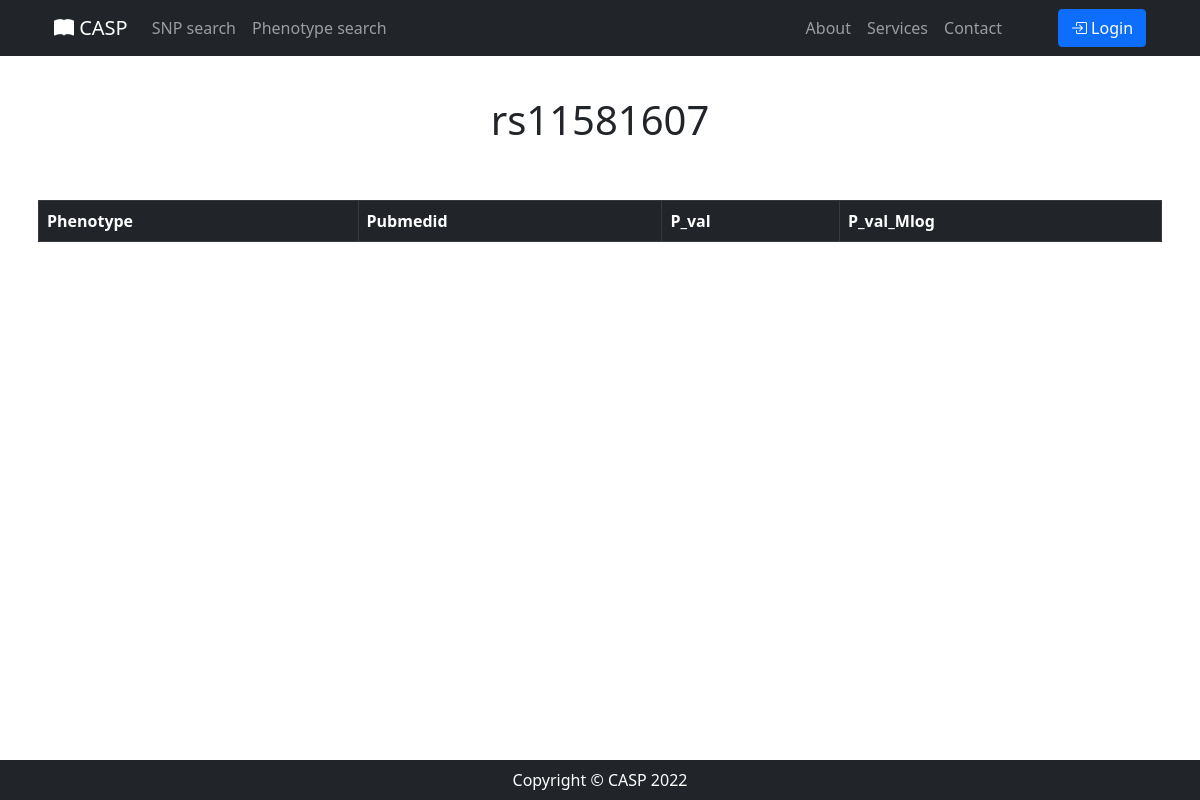
The page /snp/details/rs11581607/ on the database as committed earlier.
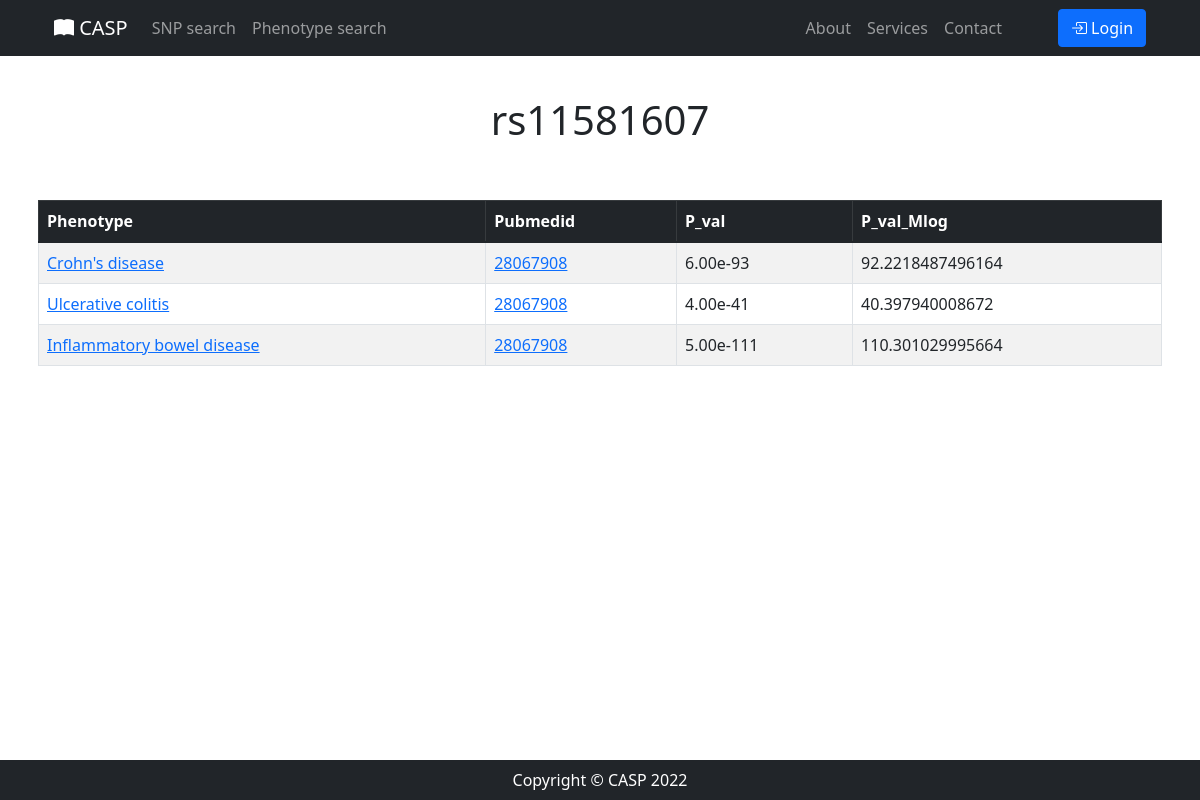
The same page on the database as committed later.
### SNP_App/models.py (models this page shows)
class Association(models.Model):
    SNP = models.ForeignKey(SNP, on_delete=models.CASCADE)
    Disease_trait = models.ForeignKey(DiseaseTrait, on_delete=models.CASCADE)
    Reference = models.ForeignKey(Reference, on_delete=models.CASCADE)
    Pvalue = models.FloatField()
    Neglog10pvalue = models.FloatField()

### SNP_App/views.py (the view)
# urls.py: path('snp/details/<str:rsid>/', views.snp_details),
def snp_details(request, rsid):
    snp_query = Association.objects.filter(SNP_id=rsid)
    return render(request, 'snp_details.html', {'details': snp_query, 'rsid': rsid, 'title': rsid})

### SNP_App/templates/snp_details.html (shortened to what this page needs)
{% extends 'base.html' %}
{% block content %}
    <h1 class="mt-5 pt-5 mb-5 text-center"> {{ rsid }} </h1>
    <div class="container p-2 mb-5">
        <table id="snp_details_table" class="table table-striped table-bordered">
            <thead class="table-dark">
                <th> Phenotype </th>
                <th> Pubmedid </th>
                <th> P_val </th>
                <th> P_val_Mlog </th>
            </thead>
            <tbody>
                {% for detail in details %}
                    <tr>
                    <td><a target="_blank" rel="noopener noreferrer"
                           href="/phenotype/details/{{ detail.Disease_trait_id }}/">
                            {{ detail.Disease_trait_id }} </a></td>
                    <td> <a target="_blank" rel="noopener noreferrer"
                            href="https://pubmed.ncbi.nlm.nih.gov/{{ detail.Reference_id }}/">
                            {{ detail.Reference_id }} </a></td>
                    <td>{{ detail.Pvalue|stringformat:".2e" }}</td>
                    <td>{{ detail.Neglog10pvalue }}</td>
                    </tr>
                {% endfor %}
            </tbody>
        </table>
    </div>
{% endblock content %}

### SNP_App/templates/base.html (shortened to what this page needs)
<!DOCTYPE html>
<html lang="en">
<head>
    {% load static %}
    <link href="{% static 'css/styles.css' %}" rel="stylesheet"/>
    <link rel="stylesheet" href="https://cdn.jsdelivr.net/npm/bootstrap-icons@1.9.1/font/bootstrap-icons.css">
    <link rel="stylesheet" type="text/css" href="{% static 'css/jquery.dataTables.min_1.12.1.css' %}">
    <link rel="stylesheet" type="text/css" href="{% static 'css/custom.css' %}">
</head>
<body class="" id="page-top">
<nav class="navbar navbar-expand-lg navbar-dark bg-dark fixed-top" id="mainNav">
    <div class="container px-4">
        <a class="navbar-brand" href="/"><i class="bi bi-book-fill"></i> CASP</a>
        <div class="collapse navbar-collapse" id="navbarNavDropdown">
            <ul class="navbar-nav">
                <li class="nav-item">
                    <a class="nav-link" href="/snp_search" id="snp_redirect"> SNP search </a>
                </li>
                <li class="nav-item">
                    <a class="nav-link" href="/phenotype_search" id="phenotype_redirect"> Phenotype search </a>
                </li>
            </ul>
        </div>
        <div class="collapse navbar-collapse" id="navbarResponsive">
            <ul class="navbar-nav ms-auto">
                <li class="nav-item"><a class="nav-link" id="about_redirect"
                                        href="{% url 'about' %}">About</a></li>
                <li class="nav-item"><a class="nav-link" id="services_redirect"
                                        href="{% url 'services' %}">Services</a></li>
                <li class="nav-item me-5"><a class="nav-link" id="contact_redirect"
                                        href="{% url 'contact' %}">Contact</a></li>
            </ul>
        </div>
        <ul class="navbar-nav d-flex navbar-nav-scroll" style="--bs-scroll-height: 100px;">
            {% if request.user.is_authenticated %}
                <div class="d-flex align-items-center justify-content-center me-2">
                    <div class="text-white"> Welcome, {{ request.user.username }}  </div>
                </div>
                <div class="btn-group dropstart">
                    <button type="button" class="btn btn-secondary dropdown-toggle" data-bs-toggle="dropdown"
                            aria-expanded="false">
                        Account
                    </button>
                    <ul class="dropdown-menu dropdown-menu-dark ">
                        <li><a class="dropdown-item " href="{% url 'upload' %}">Upload file</a></li>
                        <li><a class="dropdown-item" href="{% url 'logout' %}">Logout</a></li>
                    </ul>
                </div>
            {% else %}
                <a class="btn btn-primary" href="{% url 'login' %}"
                   id="snp_redirect" role="button">
                    <i class="bi bi-box-arrow-in-right"></i>
                    Login
                </a>
            {% endif %}
        </ul>
    </div>
</nav>
{% block content %}
{% endblock content %}
<div class="container p-2 mb-5"></div>
<footer class="py-2 bg-dark fixed-bottom">
    <div class="container px-4"><p class="m-0 text-center text-white">Copyright &copy; CASP 2022</p></div>
</footer>
</body>
</html>

Rows that differ between the two databases and show on the page:
added Association: Disease_trait_id "Crohn's disease", Reference_id "28067908", Pvalue "6.00e-93", Neglog10pvalue "92.2218487496164"
added Association: Disease_trait_id "Ulcerative colitis", Reference_id "28067908", Pvalue "4.00e-41", Neglog10pvalue "40.397940008672"
added Association: Disease_trait_id "Inflammatory bowel disease", Reference_id "28067908", Pvalue "5.00e-111", Neglog10pvalue "110.301029995664"
